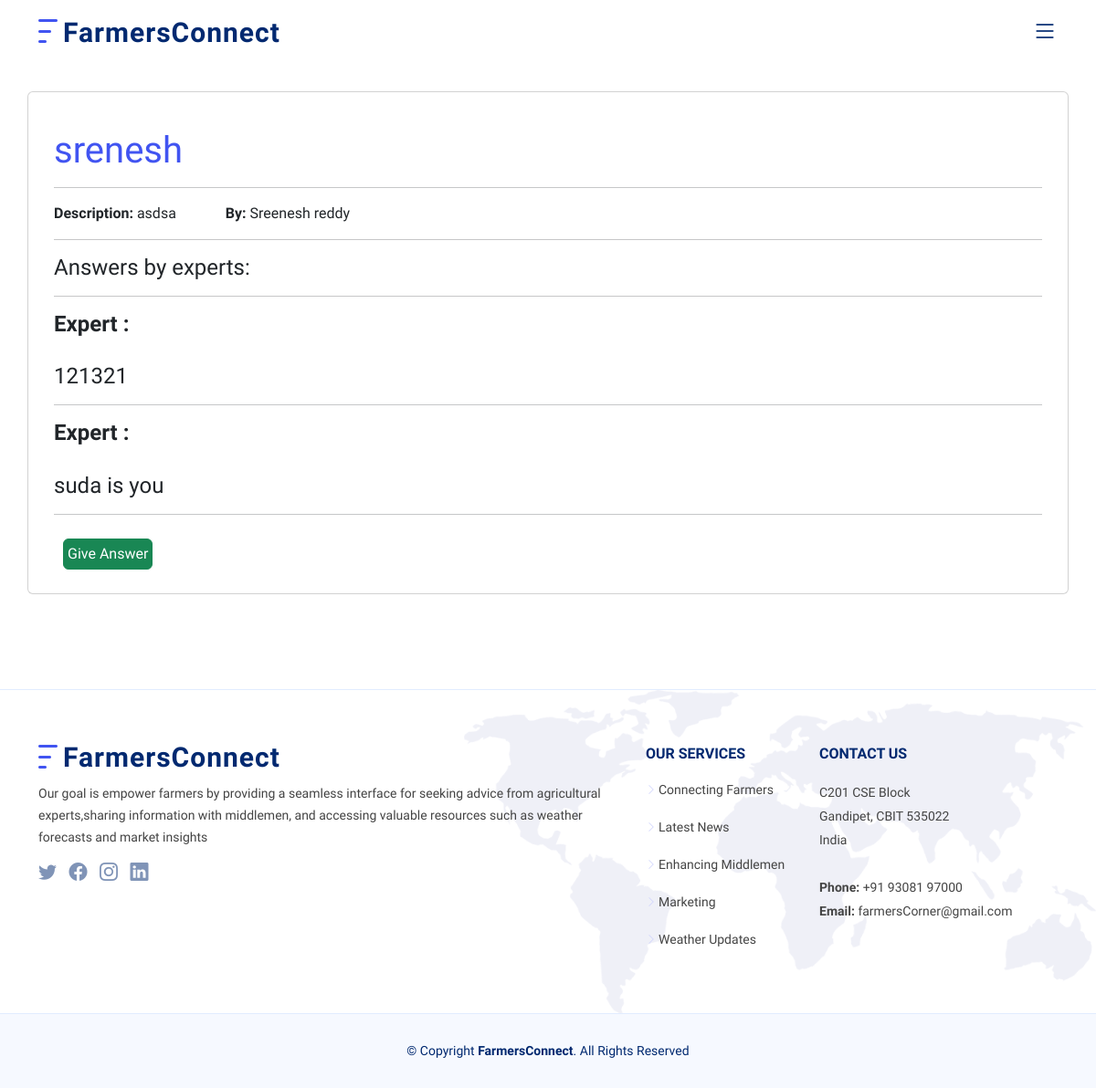
The app's page /viewmore/srenesh/ with its own data.
### farmersco/models.py (models this page shows, shortened)
class forum(models.Model):
    name=models.CharField(max_length=200,default="anonymous" )
    topic= models.CharField(max_length=300)
    description = models.CharField(max_length=1000,blank=True)
    date_created=models.DateTimeField(auto_now_add=True,null=True)

class Discussion(models.Model):
    forum = models.ForeignKey(forum,blank=True,on_delete=models.CASCADE)
    discuss = models.CharField(max_length=1000)

### farmersco/views.py (the view)
# urls.py: path('viewmore/<str:topic>/',views.viewmore,name='view_more'),
def viewmore(request,topic):
    my_object = forum.objects.get(topic=topic)
    discussions=[]
    discussions.append(my_object.discussion_set.all())
    context={'forum':my_object,
            'discussions':discussions}
    return render(request,'viewmore.html',context)

### templates/viewmore.html (shortened to what this page needs)
{% extends 'base.html' %}
{% block content %}
                <div class="card box container" style="margin-top:100px;margin-bottom:80px;">
                    <br>
                    <div class="card-body container">
                            <h1 class="">
                                <a href='{{forum.link}}'><h1>{{forum.topic}}</h1></a>
                            </h1>
                            <hr>
                                <span style="margin-right: 50px;"><strong> Description: </strong> {{forum.description}}</span>
                            <span> <strong> By: </strong> {{forum.name}}</span>
                            <hr>
                            <h4>Answers by experts:</h4>
                            {%for discuss in discussions%}
                                {% if discuss is None %}
                                    <p>No answers yet...</p>
                                {% else %}
                                    {%for objs in discuss%}
                                        {% if objs.forum == forum %}
                                        <hr><strong><h4> Expert :<br> <br></strong> {{objs.discuss}}<br> </h4>
                                        {% endif %}
                                    {%endfor%}
                                {% endif %}
                            {%endfor%}
                            <hr>
                            <form method="POST" action="{% url 'addInDiscussion' %}">
                            <button class="btn btn-success" style="width:fit-content; padding: 4px; margin:10px;">Give Answer</button>
                            </form>
                        </div>
                </div>
            <br>
{% endblock %}

### static/css/style.css (style rules this page uses)
:root { scroll-behavior: smooth; }
body { font-family: "Open Sans", sans-serif; color: #444444; }
a { color: #4154f1; text-decoration: none; }
h1, h2, h3, h4, h5, h6 { font-family: "Nunito", sans-serif; }

### records on screen
forum: topic "srenesh", description "asdsa", name "Sreenesh reddy"
Discussion: discuss "121321"
Discussion: discuss "suda is you"
